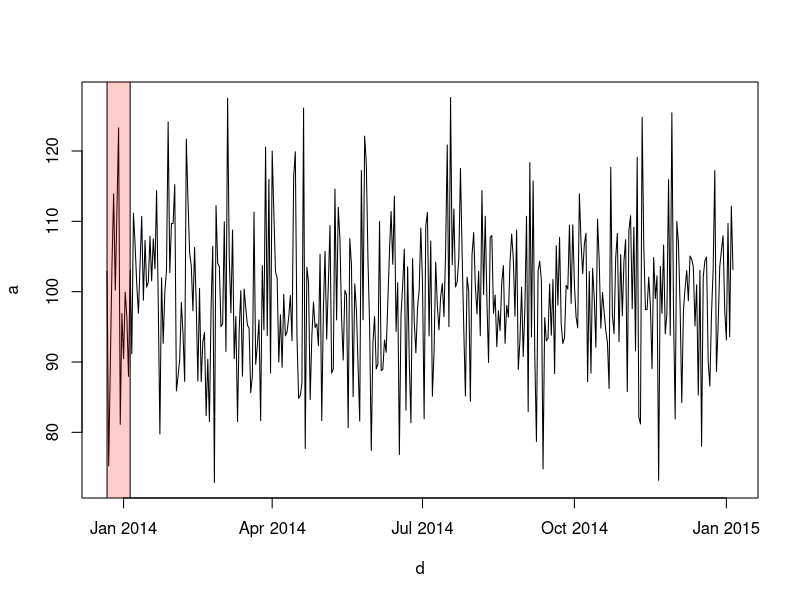
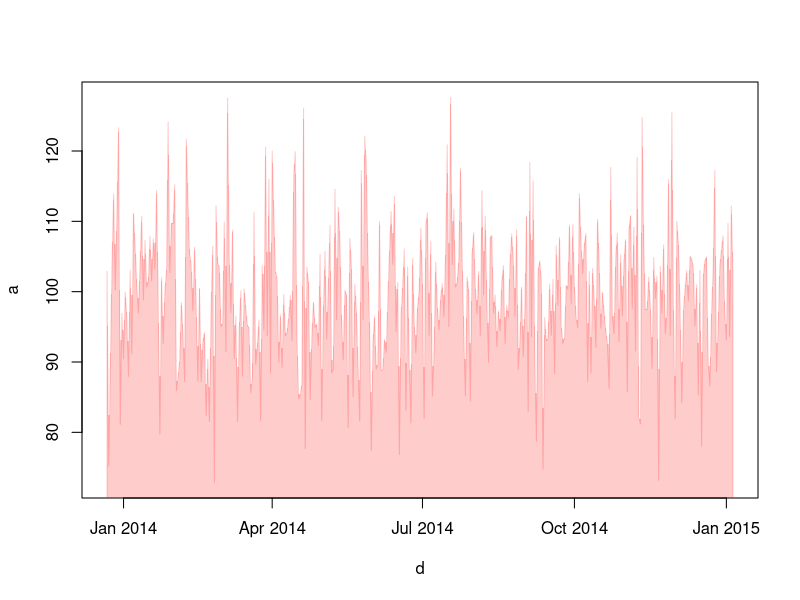
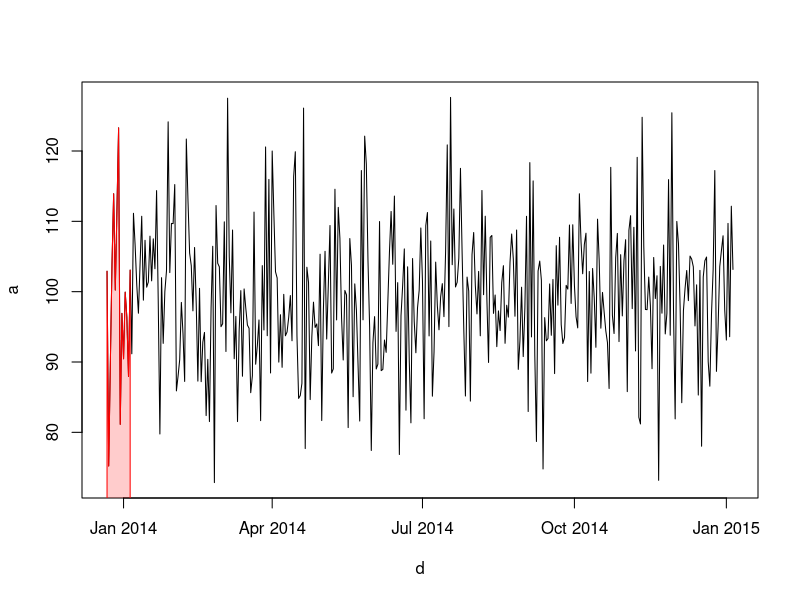

These figures' R source, in order:
## ---- chunk 1

library("timeDate")
library("lubridate")

year <- 2014

a<-NewYearsDay()
print(paste("Nouvel an:", wday(a, label=T), a))

a <- Easter(year)
b <- EasterMonday(year)
c <- EasterSunday(year)
d <- GoodFriday(year)
print(paste("Vendredi Saint:", d))
print(paste("dimanche de Pâques:", c))
print(paste("lundi de Pâques:", b))

a <- FRAllSaints(year)
print(paste("Tousaint:", wday(a, label=T), a))

a <- FRArmisticeDay(year)
print(paste("Armistice 1918:", wday(a, label=T), a))

a <- FRAscension(year)
print(paste("Ascencion:", wday(a, label=T), a))

a <- FRAssumptionVirginMary(year)
print(paste("Assomption:", wday(a, label=T), a))

a <- FRBastilleDay(year)
print(paste("14 juillet:", wday(a, label=T), a))

a <- FRAscension(year)
print(paste("Ascencion:", wday(a, label=T), a))

a <- LaborDay(year)
print(paste("Fête du travail:", wday(a, label=T), a))

a <- Pentecost(year)
print(paste("Pentecote:", wday(a, label=T), a))

a <- PentecostMonday(year)
print(paste("Lundi de pentecote:", wday(a, label=T), a))
## ---- chunk 2
library("timeDate")

year <- 2013

y <- timeSequence(from = paste0(year,"-01-01"), to = paste0(year, "-12-31"), by = "day")
y <- as.Date(y)
length(y)

dim <- y[weekdays(as.Date(y)) == "dimanche"]
sam <- y[weekdays(as.Date(y)) == "samedi"]

length(dim)
length(sam)

ferie <- c(Pentecost(year), PentecostMonday(year), LaborDay(year), FRAscension(year), FRBastilleDay(year), FRAssumptionVirginMary(year), FRAscension(year), FRArmisticeDay(year),  FRAllSaints(year), GoodFriday(year), EasterMonday(year), NewYearsDay(year), ChristmasDay(year))
ferie <- as.Date(ferie)

## ---- chunk 3
ouvrable <- y[!match(as.character(y), as.character(dim), nomatch = 0)]
length(ouvrable)
ouvrable <- ouvrable[!match(as.character(ouvrable), as.character(sam), nomatch = 0)]
length(ouvrable)
ouvrable <- ouvrable[!match(as.character(ouvrable), as.character(ferie), nomatch = 0)]
length(ouvrable)
## ---- chunk 4
samedi.ferie <- a <- merge(as.character(sam), as.character(ferie), by=1)
samedi.ferie
dimanche.ferie <- merge(as.character(dim), as.character(ferie), by=1)
dimanche.ferie
## ---- chunk 5
ouvrable <- y[!match(as.character(y), as.character(dim), nomatch = 0)]
ouvrable <- ouvrable[!match(as.character(ouvrable), as.character(sam), nomatch = 0)]
ouvrable.ferie <- merge(as.character(ouvrable), as.character(ferie), by=1)
ouvrable.ferie
wday(ouvrable.ferie$x, label = TRUE)
## ---- chunk 6
dim.and.ferie <- c(dim, ouvrable.ferie)

## ---- chunk 7
# first days of years
seq(as.Date("1910/1/1"), as.Date("1999/1/1"), "years")
## by month
seq(as.Date("2000/1/1"), by = "month", length.out = 12)
## quarters
seq(as.Date("2000/1/1"), as.Date("2003/1/1"), by = "quarter")

## find all 7th of the month between two dates, the last being a 7th.
st <- as.Date("1998-12-17")
en <- as.Date("2000-1-7")
ll <- seq(en, st, by = "-1 month")
rev(ll[ll > st & ll < en])
## ---- chunk 8
# année 2014 avec les cacances de noel 2013 et 2014
d <- seq(as.Date("2013-12-22"), as.Date("2015-01-05"), 1) 
# un vecteur de 380 nombe aléatoire de moyenne 100 et etype 10
a <- rnorm(length(d), 100, 10)
# trace la courbe
plot(d, a, type="l")
# on ajoute des rectangles colorés pour la période des vacances. a métode rgb est nécessaire pour avoir des couleurs semi-transparantes. Le paramètre alpha gère la transparence
rect(as.Date("2013-12-22"), 135, as.Date("2014-01-05"),0, col=rgb(1, 0, 0,0.2))

# dessin courbe sous forme d'un polygone coloré. Le polygone nécessite 2 vecteurs, l'un pour les x, l'autre pour les y. 
plot(d, a, type = "n") # dessine la courbe sans l'afficher
polygon(c(d[1], d, d[380]), c(0, a, 0), col=rgb(1, 0, 0,0.2), border=rgb(1, 0, 0,0.2))

# dessin de la courbe avec un polygone uniquement pendant la période des vacances
plot(d, a, type="l")
noel2013_debut <- as.Date("2013-12-22")
noel2013_fin <- as.Date("2014-01-05")
vacances_noel <- seq(noel2013_debut, noel2013_fin, 1) # vecteur de date
dt <- difftime(noel2013_fin, noel2013_debut) + 1 # longueur des vacances en jour
polygon(c(noel2013_debut, vacances_noel, noel2013_fin), c(0, a[1:dt], 0), col=rgb(1, 0, 0,0.2), border = "red")

